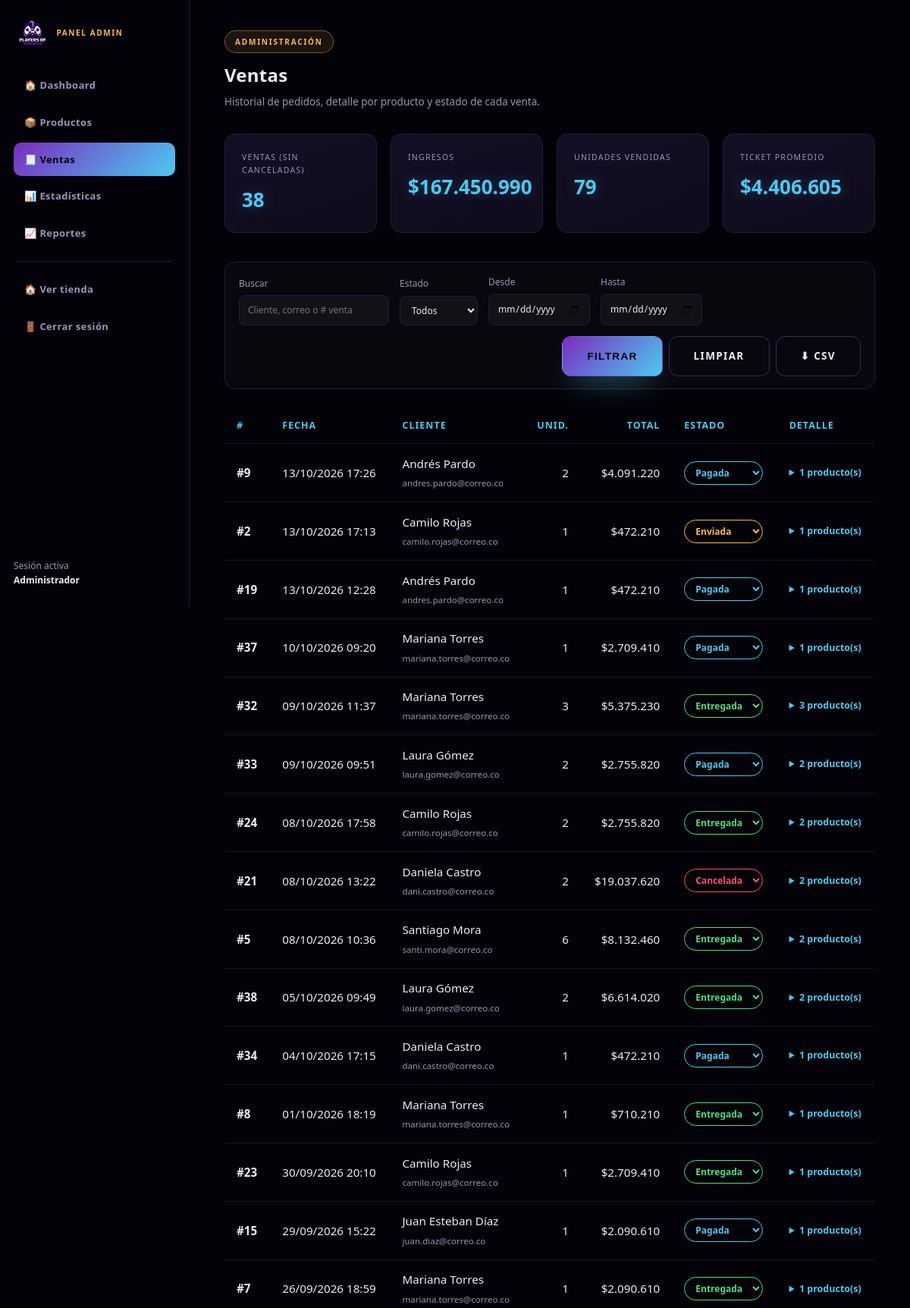
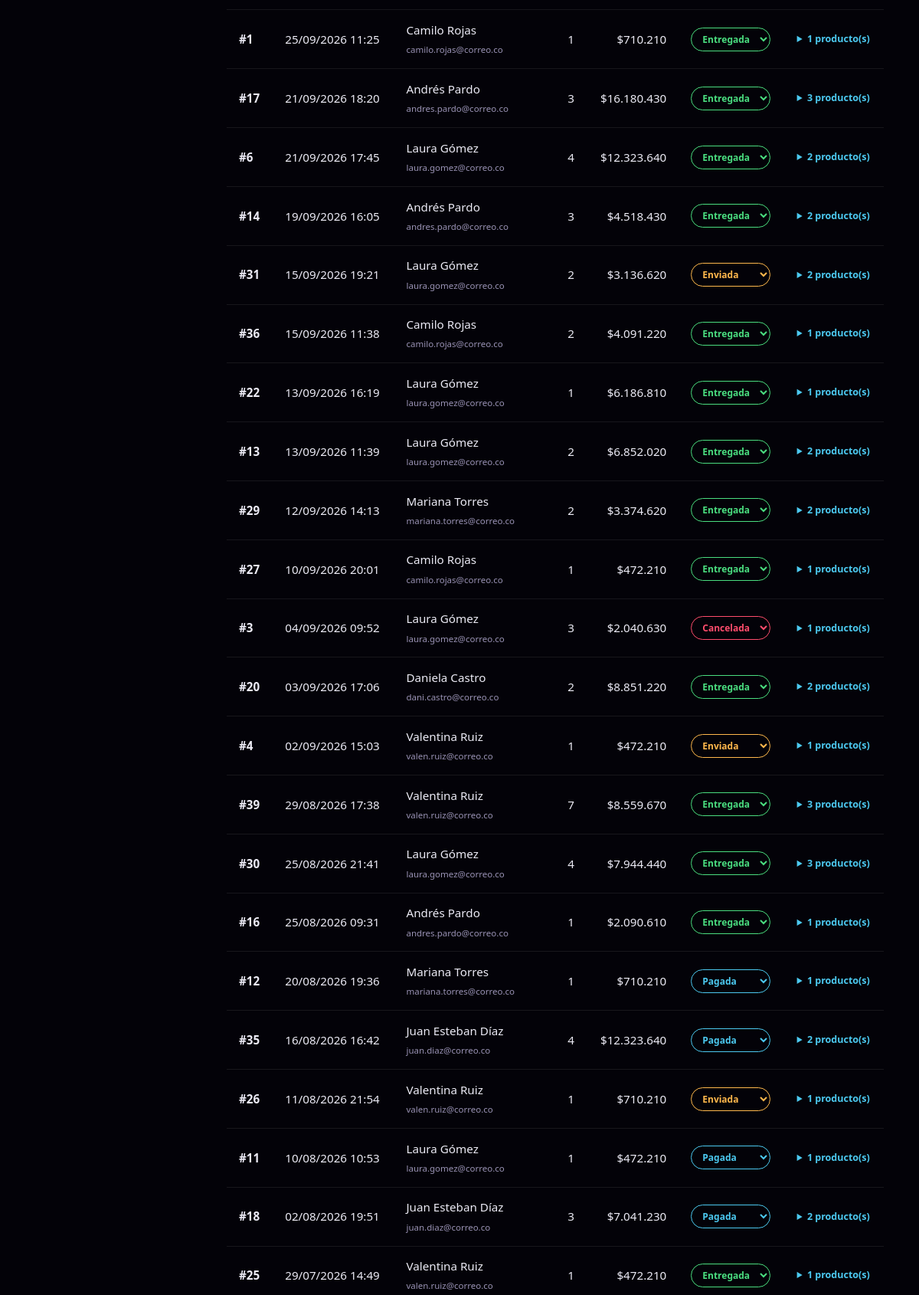
/admin/ventas.php (signed in, upper part), run on the app's committed database (2 pictures, top to bottom).
### tables this page shows
CREATE TABLE IF NOT EXISTS ventas (
  id             INT AUTO_INCREMENT PRIMARY KEY,
  usuario_id     INT            DEFAULT NULL,
  cliente_nombre VARCHAR(120)   NOT NULL,
  cliente_correo VARCHAR(160)   NOT NULL,
  subtotal       DECIMAL(12,2)  NOT NULL,
  envio          DECIMAL(12,2)  NOT NULL DEFAULT 0,
  iva            DECIMAL(12,2)  NOT NULL DEFAULT 0,
  total          DECIMAL(12,2)  NOT NULL,
  estado         ENUM('pagada','enviada','entregada','cancelada') NOT NULL DEFAULT 'pagada',
  creado_en      TIMESTAMP      NOT NULL DEFAULT CURRENT_TIMESTAMP,
  INDEX idx_ventas_fecha (creado_en),
  CONSTRAINT fk_venta_usuario FOREIGN KEY (usuario_id)
    REFERENCES usuarios(id) ON DELETE SET NULL
);

### db.php (called while the page is built, shortened)
<?php
function db(): PDO
{
    static $pdo = null;
    if ($pdo instanceof PDO) {
        return $pdo;
    }
    $dsn = 'mysql:host=' . DB_HOST . ';dbname=' . DB_NAME . ';charset=' . DB_CHARSET;
    try {
        $pdo = new PDO($dsn, DB_USER, DB_PASS, [
            PDO::ATTR_ERRMODE            => PDO::ERRMODE_EXCEPTION,
            PDO::ATTR_DEFAULT_FETCH_MODE => PDO::FETCH_ASSOC,
            PDO::ATTR_EMULATE_PREPARES   => false,
        ]);
    } catch (PDOException $e) {
        http_response_code(500);
        exit('Error de conexión con la base de datos.');
    }
    return $pdo;
}
function e(?string $value): string
{
    return htmlspecialchars((string) $value, ENT_QUOTES, 'UTF-8');
}
function precio($value): string
{
    return '$' . number_format((float) $value, 0, ',', '.');
}
function tablas_ventas_existen(): bool
{
    try {
        db()->query('SELECT 1 FROM ventas LIMIT 1');
        db()->query('SELECT 1 FROM venta_items LIMIT 1');
        return true;
    } catch (Throwable $e) {
        return false;
    }
}

### admin/ventas.php (the view, shortened to what this page needs)
<?php
$hay_tablas = tablas_ventas_existen();
$f_estado = $_GET['estado'] ?? '';
$f_desde  = $_GET['desde'] ?? '';
$f_hasta  = $_GET['hasta'] ?? '';
$f_q      = trim((string) ($_GET['q'] ?? ''));
if (!isset(ESTADOS_VENTA[$f_estado])) { $f_estado = ''; }
$fecha_ok = fn (string $f) => (bool) preg_match('/^\d{4}-\d{2}-\d{2}$/', $f);
if (!$fecha_ok($f_desde)) { $f_desde = ''; }
if (!$fecha_ok($f_hasta)) { $f_hasta = ''; }
$where = []; $params = [];
$sql_where = $where ? 'WHERE ' . implode(' AND ', $where) : '';
$sql_ventas = "SELECT v.*, COALESCE(SUM(i.cantidad), 0) AS unidades, COUNT(i.id) AS lineas
               FROM ventas v LEFT JOIN venta_items i ON i.venta_id = v.id
               $sql_where GROUP BY v.id ORDER BY v.creado_en DESC, v.id DESC";
$ventas = []; $items = []; $kpi = ['n' => 0, 'ingresos' => 0, 'unidades' => 0, 'ticket' => 0];
if ($hay_tablas) {
    $stmt = db()->prepare($sql_ventas);
    $stmt->execute($params);
    $ventas = $stmt->fetchAll();
    $validas = array_filter($ventas, fn ($v) => $v['estado'] !== 'cancelada');
    $kpi['n']        = count($validas);
    $kpi['ingresos'] = array_sum(array_map(fn ($v) => (float) $v['total'], $validas));
    $kpi['unidades'] = array_sum(array_map(fn ($v) => (int) $v['unidades'], $validas));
    $kpi['ticket']   = $kpi['n'] ? $kpi['ingresos'] / $kpi['n'] : 0;
}
$qs_export = http_build_query(array_filter(['estado' => $f_estado, 'desde' => $f_desde, 'hasta' => $f_hasta, 'q' => $f_q, 'export' => 'csv']));
require __DIR__ . '/includes/admin_header.php';
?>
        <?php if (!$hay_tablas): ?>
          <div class="alert" style="border-color:#ffb84c;background:rgba(255,184,76,.1)">
            Aún no existen las tablas de ventas. Ejecuta <code>sql/ventas.sql</code> en tu MySQL y recarga esta página.
          </div>
        <?php else: ?>
        <div class="kpi-grid">
          <div class="kpi-card"><span>Ventas (sin canceladas)</span><strong><?= (int) $kpi['n'] ?></strong></div>
          <div class="kpi-card"><span>Ingresos</span><strong><?= precio($kpi['ingresos']) ?></strong></div>
          <div class="kpi-card"><span>Unidades vendidas</span><strong><?= (int) $kpi['unidades'] ?></strong></div>
          <div class="kpi-card"><span>Ticket promedio</span><strong><?= precio($kpi['ticket']) ?></strong></div>
        </div>
        <form class="filter-bar" method="get">
          <label>Buscar
            <input type="text" name="q" value="<?= e($f_q) ?>" placeholder="Cliente, correo o # venta" />
          </label>
          <label>Estado
            <select name="estado">
              <option value="">Todos</option>
            </select>
          </label>
          <label>Desde <input type="date" name="desde" value="<?= e($f_desde) ?>" /></label>
          <label>Hasta <input type="date" name="hasta" value="<?= e($f_hasta) ?>" /></label>
          <div class="filter-actions">
            <button class="btn btn-primary" type="submit">Filtrar</button>
            <a class="btn btn-outline" href="ventas.php">Limpiar</a>
            <a class="btn btn-outline" href="ventas.php?<?= e($qs_export) ?>">⬇ CSV</a>
          </div>
        </form>
        <table class="admin-table">
          <thead>
            <tr>
              <th>#</th><th>Fecha</th><th>Cliente</th><th class="num">Unid.</th>
              <th class="num">Total</th><th>Estado</th><th>Detalle</th>
            </tr>
          </thead>
          <tbody>
            <?php foreach ($ventas as $v): ?>
              <tr>
                <td><strong>#<?= (int) $v['id'] ?></strong></td>
                <td><?= e(date('d/m/Y H:i', strtotime($v['creado_en']))) ?></td>
                <td><?= e($v['cliente_nombre']) ?><br /><small class="muted"><?= e($v['cliente_correo']) ?></small></td>
                <td class="num"><?= (int) $v['unidades'] ?></td>
                <td class="num"><?= precio($v['total']) ?></td>
                <td>
                  <form method="post" class="estado-form">
                    <select name="estado" class="estado-select estado-<?= e($v['estado']) ?>" onchange="
                      if (this.value === 'cancelada' && !confirm('¿Cancelar la venta #<?= (int) $v['id'] ?>? El stock se devolverá al inventario.')) { this.value = '<?= e($v['estado']) ?>'; return; }
                      this.form.submit();">
                      <?php foreach (ESTADOS_VENTA as $k => $n): ?>
                        <option value="<?= e($k) ?>" <?= $v['estado'] === $k ? 'selected' : '' ?>><?= e($n) ?></option>
                      <?php endforeach; ?>
                    </select>
                  </form>
                </td>
                <td>
                  <details class="venta-detalle">
                    <summary><?= (int) $v['lineas'] ?> producto(s)</summary>
                  </details>
                </td>
              </tr>
            <?php endforeach; ?>
          </tbody>
        </table>
        <?php endif; ?>
<?php require __DIR__ . '/includes/admin_footer.php';

### assets/css/stilos.css (style rules this page uses)
:root { --bg-deep: #05030a; --bg-soft: #0c0916; --surface: #0f0b1c; --surface-2: #140f24; --border: #241b3d; --border-strong: #3a2a63; --text: #ecebf5; --text-muted: #9a93b5; --cyan: #4cc9f0; --purple: #7b2cbf; --grad-accent: linear-gradient(135deg, #7b2cbf 0%, #4cc9f0 100%); --shell: 1400px; --radius: 14px; --radius-lg: 22px; --shadow: 0 24px 60px -30px rgba(76, 201, 240, 0.35); --font: "Segoe UI", Roboto, -apple-system, BlinkMacSystemFont, "Helvetica Neue", Arial, sans-serif; }
* { margin: 0; padding: 0; box-sizing: border-box; }
html { scroll-behavior: smooth; }
body { font-family: var(--font); background: linear-gradient(180deg, var(--bg-deep) 0%, var(--bg-soft) 100%); background-attachment: fixed; color: var(--text); -webkit-font-smoothing: antialiased; line-height: 1.6; }
a { text-decoration: none; color: inherit; }
.btn { display: inline-flex; align-items: center; gap: 10px; padding: 15px 32px; border-radius: 12px; font-size: 13.5px; font-weight: 700; letter-spacing: 0.1em; text-transform: uppercase; cursor: pointer; border: 1px solid transparent; transition: transform 0.25s ease, box-shadow 0.25s ease, background 0.25s ease, border-color 0.25s ease; }
.btn-primary { background: var(--grad-accent); color: #04020a; box-shadow: 0 18px 40px -18px rgba(76, 201, 240, 0.7); }
.btn-outline { border-color: var(--border-strong); color: var(--text); background: transparent; }
.admin-table { width: 100%; border-collapse: collapse; margin-top: 1.5rem; }
.admin-table th, .admin-table td { padding: .85rem 1rem; text-align: left; border-bottom: 1px solid rgba(255,255,255,.08); font-size: .95rem; }
.admin-table th { color: #4cc9f0; text-transform: uppercase; letter-spacing: .08em; font-size: .78rem; }

### assets/css/admin.css (style rules this page uses)
.admin-body { background: #030208; }
.kpi-grid { display: grid; grid-template-columns: repeat(4, minmax(0, 1fr)); gap: 18px; margin-bottom: 38px; }
.kpi-card { padding: 22px; border-radius: var(--radius); border: 1px solid var(--border); background: linear-gradient(160deg, var(--surface-2) 0%, var(--surface) 100%); }
.kpi-card span { display: block; font-size: 10.5px; letter-spacing: 0.12em; text-transform: uppercase; color: var(--text-muted); margin-bottom: 10px; }
.kpi-card strong { font-size: 26px; font-weight: 800; color: var(--cyan); text-shadow: 0 0 20px rgba(76, 201, 240, 0.3); }
.admin-table td.num, .admin-table th.num { text-align: right; }
.muted { color: var(--text-muted); }
.admin-table small.muted { font-size: 11.5px; }
.filter-bar { display: flex; flex-wrap: wrap; gap: 14px; align-items: flex-end; margin-bottom: 8px; padding: 16px 18px; border: 1px solid var(--border); border-radius: 14px; background: rgba(255, 255, 255, 0.02); }
.filter-bar label { display: flex; flex-direction: column; gap: 6px; font-size: 12px; color: var(--text-muted); }
.filter-bar input, .filter-bar select { padding: 9px 11px; border-radius: 8px; border: 1px solid var(--border); background: rgba(255, 255, 255, 0.04); color: var(--text); font: inherit; }
.filter-actions { display: flex; gap: 8px; margin-left: auto; }
.estado-select, .estado-pill { padding: 5px 10px; border-radius: 999px; font-size: 12px; font-weight: 700; border: 1px solid currentColor; background: transparent; cursor: pointer; font-family: inherit; }
.estado-pagada { color: #4cc9f0; }
.estado-enviada { color: #ffb84c; }
.estado-entregada { color: #4ade80; }
.estado-cancelada { color: #ff4d6d; }
.estado-select option { color: #111; }
.venta-detalle summary { cursor: pointer; color: var(--cyan); font-size: 12.5px; font-weight: 700; }

### data on the page
ventas: id "9", creado_en "13/10/2026 17:26", cliente_nombre "Andrés Pardo", cliente_correo "andres.pardo@correo.co", unidades "2", total "$4.091.220", estado "Pagada", lineas "1"
ventas: id "2", creado_en "13/10/2026 17:13", cliente_nombre "Camilo Rojas", cliente_correo "camilo.rojas@correo.co", unidades "1", total "$472.210", estado "Enviada", lineas "1"
ventas: id "19", creado_en "13/10/2026 12:28", cliente_nombre "Andrés Pardo", cliente_correo "andres.pardo@correo.co", unidades "1", total "$472.210", estado "Pagada", lineas "1"
ventas: id "37", creado_en "10/10/2026 09:20", cliente_nombre "Mariana Torres", cliente_correo "mariana.torres@correo.co", unidades "1", total "$2.709.410", estado "Pagada", lineas "1"
ventas: id "32", creado_en "09/10/2026 11:37", cliente_nombre "Mariana Torres", cliente_correo "mariana.torres@correo.co", unidades "3", total "$5.375.230", estado "Entregada", lineas "3"
ventas: id "33", creado_en "09/10/2026 09:51", cliente_nombre "Laura Gómez", cliente_correo "laura.gomez@correo.co", unidades "2", total "$2.755.820", estado "Pagada", lineas "2"
ventas: id "24", creado_en "08/10/2026 17:58", cliente_nombre "Camilo Rojas", cliente_correo "camilo.rojas@correo.co", unidades "2", total "$2.755.820", estado "Entregada", lineas "2"
ventas: id "21", creado_en "08/10/2026 13:22", cliente_nombre "Daniela Castro", cliente_correo "dani.castro@correo.co", unidades "2", total "$19.037.620", estado "Cancelada", lineas "2"
ventas: id "5", creado_en "08/10/2026 10:36", cliente_nombre "Santiago Mora", cliente_correo "santi.mora@correo.co", unidades "6", total "$8.132.460", estado "Entregada", lineas "2"
ventas: id "38", creado_en "05/10/2026 09:49", cliente_nombre "Laura Gómez", cliente_correo "laura.gomez@correo.co", unidades "2", total "$6.614.020", estado "Entregada", lineas "2"
ventas: id "34", creado_en "04/10/2026 17:15", cliente_nombre "Daniela Castro", cliente_correo "dani.castro@correo.co", unidades "1", total "$472.210", estado "Pagada", lineas "1"
ventas: id "8", creado_en "01/10/2026 18:19", cliente_nombre "Mariana Torres", cliente_correo "mariana.torres@correo.co", unidades "1", total "$710.210", estado "Entregada", lineas "1"
ventas: id "23", creado_en "30/09/2026 20:10", cliente_nombre "Camilo Rojas", cliente_correo "camilo.rojas@correo.co", unidades "1", total "$2.709.410", estado "Entregada", lineas "1"
ventas: id "15", creado_en "29/09/2026 15:22", cliente_nombre "Juan Esteban Díaz", cliente_correo "juan.diaz@correo.co", unidades "1", total "$2.090.610", estado "Pagada", lineas "1"
ventas: id "7", creado_en "26/09/2026 18:59", cliente_nombre "Mariana Torres", cliente_correo "mariana.torres@correo.co", unidades "1", total "$2.090.610", estado "Entregada", lineas "1"
ventas: id "1", creado_en "25/09/2026 11:25", cliente_nombre "Camilo Rojas", cliente_correo "camilo.rojas@correo.co", unidades "1", total "$710.210", estado "Entregada", lineas "1"
ventas: id "17", creado_en "21/09/2026 18:20", cliente_nombre "Andrés Pardo", cliente_correo "andres.pardo@correo.co", unidades "3", total "$16.180.430", estado "Entregada", lineas "3"
ventas: id "6", creado_en "21/09/2026 17:45", cliente_nombre "Laura Gómez", cliente_correo "laura.gomez@correo.co", unidades "4", total "$12.323.640", estado "Entregada", lineas "2"
ventas: id "14", creado_en "19/09/2026 16:05", cliente_nombre "Andrés Pardo", cliente_correo "andres.pardo@correo.co", unidades "3", total "$4.518.430", estado "Entregada", lineas "2"
ventas: id "31", creado_en "15/09/2026 19:21", cliente_nombre "Laura Gómez", cliente_correo "laura.gomez@correo.co", unidades "2", total "$3.136.620", estado "Enviada", lineas "2"
ventas: id "36", creado_en "15/09/2026 11:38", cliente_nombre "Camilo Rojas", cliente_correo "camilo.rojas@correo.co", unidades "2", total "$4.091.220", estado "Entregada", lineas "1"
ventas: id "22", creado_en "13/09/2026 16:19", cliente_nombre "Laura Gómez", cliente_correo "laura.gomez@correo.co", unidades "1", total "$6.186.810", estado "Entregada", lineas "1"
ventas: id "13", creado_en "13/09/2026 11:39", cliente_nombre "Laura Gómez", cliente_correo "laura.gomez@correo.co", unidades "2", total "$6.852.020", estado "Entregada", lineas "2"
ventas: id "29", creado_en "12/09/2026 14:13", cliente_nombre "Mariana Torres", cliente_correo "mariana.torres@correo.co", unidades "2", total "$3.374.620", estado "Entregada", lineas "2"
ventas: id "27", creado_en "10/09/2026 20:01", cliente_nombre "Camilo Rojas", cliente_correo "camilo.rojas@correo.co", unidades "1", total "$472.210", estado "Entregada", lineas "1"
ventas: id "3", creado_en "04/09/2026 09:52", cliente_nombre "Laura Gómez", cliente_correo "laura.gomez@correo.co", unidades "3", total "$2.040.630", estado "Cancelada", lineas "1"
ventas: id "20", creado_en "03/09/2026 17:06", cliente_nombre "Daniela Castro", cliente_correo "dani.castro@correo.co", unidades "2", total "$8.851.220", estado "Entregada", lineas "2"
ventas: id "4", creado_en "02/09/2026 15:03", cliente_nombre "Valentina Ruiz", cliente_correo "valen.ruiz@correo.co", unidades "1", total "$472.210", estado "Enviada", lineas "1"
ventas: id "39", creado_en "29/08/2026 17:38", cliente_nombre "Valentina Ruiz", cliente_correo "valen.ruiz@correo.co", unidades "7", total "$8.559.670", estado "Entregada", lineas "3"
ventas: id "30", creado_en "25/08/2026 21:41", cliente_nombre "Laura Gómez", cliente_correo "laura.gomez@correo.co", unidades "4", total "$7.944.440", estado "Entregada", lineas "3"
ventas: id "16", creado_en "25/08/2026 09:31", cliente_nombre "Andrés Pardo", cliente_correo "andres.pardo@correo.co", unidades "1", total "$2.090.610", estado "Entregada", lineas "1"
ventas: id "12", creado_en "20/08/2026 19:36", cliente_nombre "Mariana Torres", cliente_correo "mariana.torres@correo.co", unidades "1", total "$710.210", estado "Pagada", lineas "1"
ventas: id "35", creado_en "16/08/2026 16:42", cliente_nombre "Juan Esteban Díaz", cliente_correo "juan.diaz@correo.co", unidades "4", total "$12.323.640", estado "Pagada", lineas "2"
ventas: id "26", creado_en "11/08/2026 21:54", cliente_nombre "Valentina Ruiz", cliente_correo "valen.ruiz@correo.co", unidades "1", total "$710.210", estado "Enviada", lineas "1"
ventas: id "11", creado_en "10/08/2026 10:53", cliente_nombre "Laura Gómez", cliente_correo "laura.gomez@correo.co", unidades "1", total "$472.210", estado "Pagada", lineas "1"
ventas: id "18", creado_en "02/08/2026 19:51", cliente_nombre "Juan Esteban Díaz", cliente_correo "juan.diaz@correo.co", unidades "3", total "$7.041.230", estado "Pagada", lineas "2"
ventas: id "25", creado_en "29/07/2026 14:49", cliente_nombre "Valentina Ruiz", cliente_correo "valen.ruiz@correo.co", unidades "1", total "$472.210", estado "Entregada", lineas "1"

### other printed values
$usuario['nombre'] "Administrador"
$admin_titulo "Ventas"
$admin_subtitulo "Historial de pedidos, detalle por producto y estado de cada venta."
$kpi['n'] "38"
precio($kpi['ingresos']) "$167.450.990"
$kpi['unidades'] "79"
precio($kpi['ticket']) "$4.406.605"
